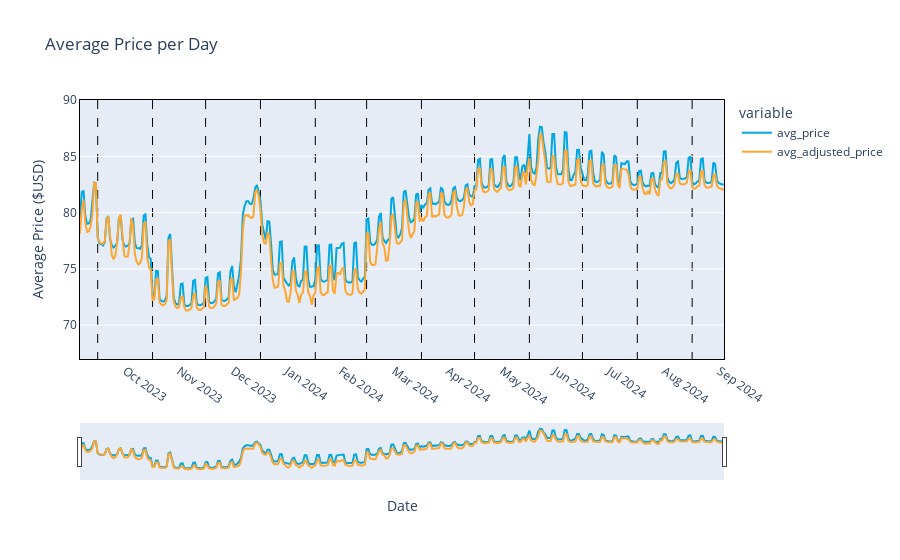

Source (notebook cell):
### Markdown cell above
Let's plot our findings.

* We can reuse code from the `Availability per Day` task with slight adjustments.

* We will now have 2 lines on our plot, one for each price type. 

* I have carefully picked `scikit-learn`'s blue and orange, as they are my favorite plotting colours, and they look nice.

### Code cell
x_axis_range = [avg_price_per_day_df.index.min(), avg_price_per_day_df.index.max()]
y_axis_range = [
    round(avg_price_per_day_df["avg_price"].min()) - 5,
    round(avg_price_per_day_df["avg_price"].max(), -1),
]

fig = px.line(
    avg_price_per_day_df,
    x=avg_price_per_day_df.index,
    y=["avg_price", "avg_adjusted_price"],
    title="Average Price per Day",
    labels={"value": "Average Price ($USD)", "date": "Date"},
    color_discrete_sequence=["#00a7e1", "#ffa630"],
)

fig.update_xaxes(
    range=x_axis_range,
    rangeslider_visible=True,
    nticks=12,
    tickangle=35,
    ticklabelmode="period",
    ticklen=10,
    tickcolor="black",
    griddash="dash",
    gridcolor="black",
    mirror=True,
    linecolor="black",
)

fig.update_yaxes(
    range=y_axis_range,
    tickcolor="white",
    tick0=min(y_axis_range),
    dtick=max(y_axis_range) % 10,
    mirror=True,
    linecolor="black",
    gridcolor="white",
)

fig.update_traces(hovertemplate="Date: %{x}" + "<br>Average Price: %{y}")


fig.show()

### Figure 1 — Plotly figure (JSON) as saved in the notebook; plotly's stock layout.template omitted (floating-point values rounded to 4 significant figures; data arrays with more than 128 entries replaced by an {"elided": "..."} marker saying what was removed)
{"data": [{"hovertemplate": "Date: %{x}<br>Average Price: %{y}", "legendgroup": "avg_price", "line": {"color": "#00a7e1", "dash": "solid"}, "marker": {"symbol": "circle"}, "mode": "lines", "name": "avg_price", "orientation": "v", "showlegend": true, "type": "scatter", "x": {"elided": "365 str values"}, "xaxis": "x", "y": {"elided": "365 float values"}, "yaxis": "y"}, {"hovertemplate": "Date: %{x}<br>Average Price: %{y}", "legendgroup": "avg_adjusted_price", "line": {"color": "#ffa630", "dash": "solid"}, "marker": {"symbol": "circle"}, "mode": "lines", "name": "avg_adjusted_price", "orientation": "v", "showlegend": true, "type": "scatter", "x": {"elided": "365 str values"}, "xaxis": "x", "y": {"elided": "365 float values"}, "yaxis": "y"}], "layout": {"legend": {"title": {"text": "variable"}, "tracegroupgap": 0}, "title": {"text": "Average Price per Day"}, "xaxis": {"anchor": "y", "domain": [0, 1], "gridcolor": "black", "griddash": "dash", "linecolor": "black", "mirror": true, "nticks": 12, "range": ["2023-09-21T00:00:00", "2024-09-19T00:00:00"], "rangeslider": {"visible": true}, "tickangle": 35, "tickcolor": "black", "ticklabelmode": "period", "ticklen": 10, "title": {"text": "Date"}}, "yaxis": {"anchor": "x", "domain": [0, 1], "dtick": 0, "gridcolor": "white", "linecolor": "black", "mirror": true, "range": [67, 90], "tick0": 67, "tickcolor": "white", "title": {"text": "Average Price ($USD)"}}}}
